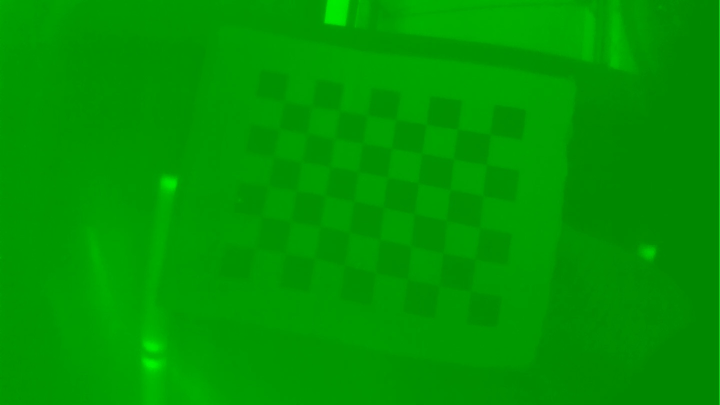
#> input picture data/iphone1/ir-examples/00025.jpg, 1440 x 810 px (shown at 1/2 size)
$ python -i pattern_detection.py   (imports and definitions only)   (older library calls are emulated)
#> lines starting #> are read from the running program, lines starting #| are printed output that depends on the picture; after the words box and inside, x2 and y2 are one past the last pixel; in counts of white or black regions, pixels touching at a corner belong together
#> further down, picture is the input picture: shape (810, 1440, 3); mean B, G, R 0.3, 152, 0.2
import numpy as np
import cv2
from itertools import combinations

# [119 lines left out: functions calculate_centroids, calculate_angles, check_valid_parallelograms_corrected, check_valid_parallelogram, get_area, find_rectangle, not called in this run]

def get_threshold_image(img):
    img_gray = cv2.cvtColor(img, cv2.COLOR_BGR2GRAY)
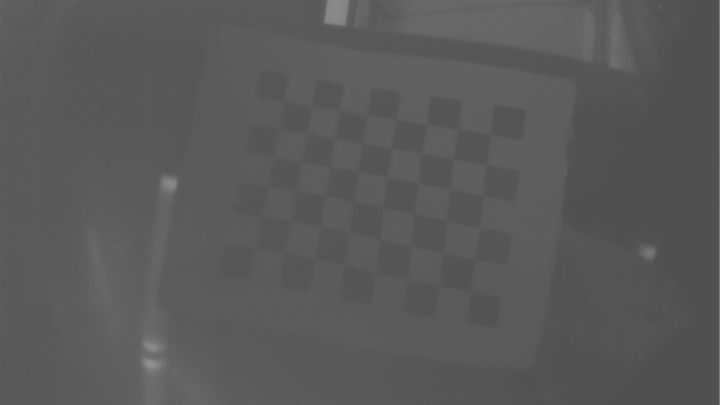
#> img_gray: shape (810, 1440) (shown at 1/2 size); min 79, max 154, mean 89.3
    kernel = np.array([[0, -1, 0], [-1, 5, -1], [0, -1, 0]])
    img_gray = cv2.filter2D(img_gray, -1, kernel)
    clahe = cv2.createCLAHE(clipLimit=5, tileGridSize=(40, 40))
    reconst_img = clahe.apply(img_gray)
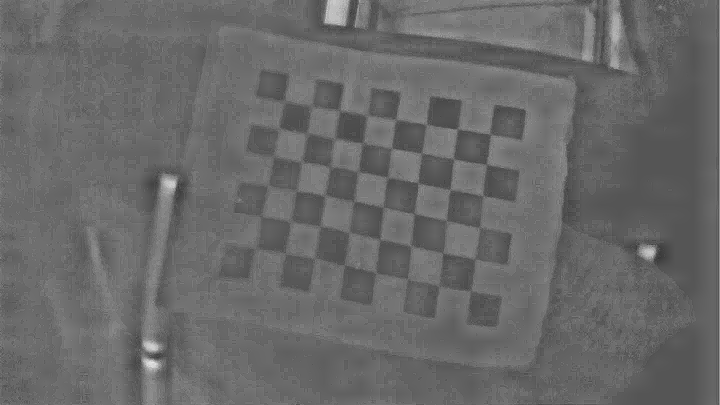
#> reconst_img: shape (810, 1440) (shown at 1/2 size); min 34, max 255, mean 104.6
    reconst_img = cv2.bitwise_not(reconst_img)
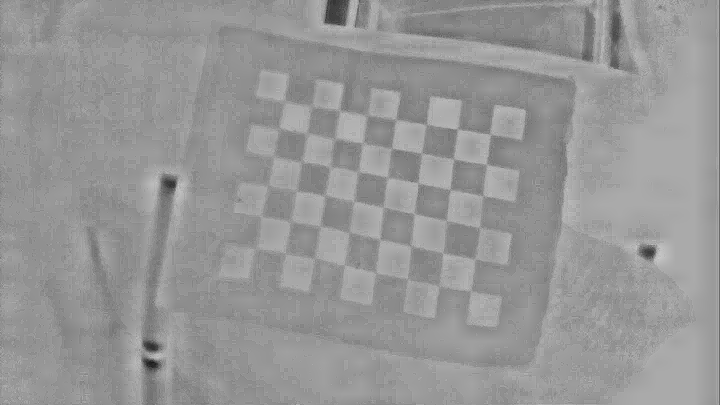
#> reconst_img: shape (810, 1440) (shown at 1/2 size); min 0, max 221, mean 150.4
    reconst_img = (reconst_img * 255).astype(np.uint8)
    reconst_img[reconst_img < 120] = 0
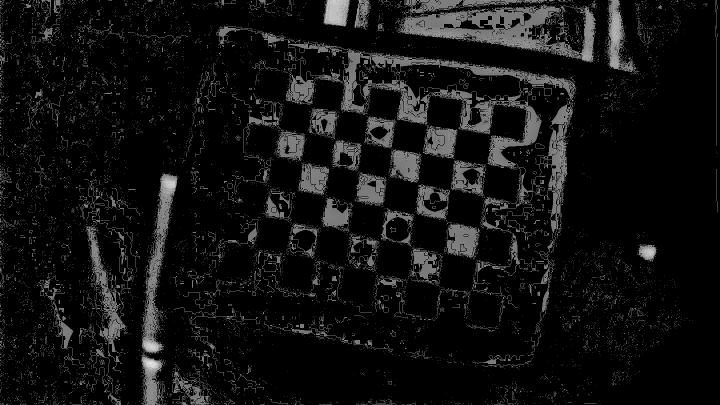
#> reconst_img: shape (810, 1440) (shown at 1/2 size); min 0, max 240, mean 17.5
    reconst_img[reconst_img >= 120] = 255
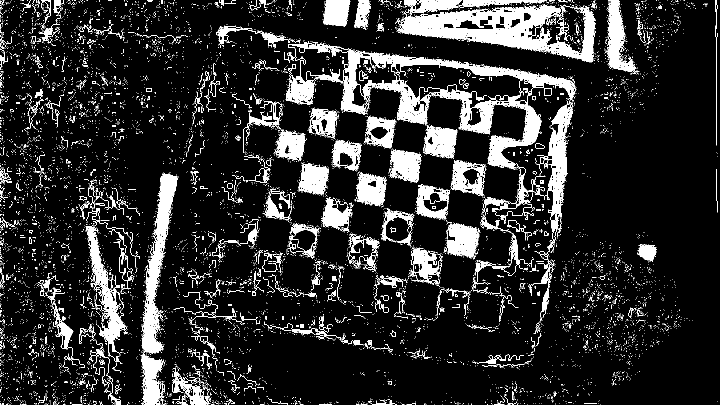
#> reconst_img: shape (810, 1440) (shown at 1/2 size); 13.7% white; 9090 white regions (8729 under 20 px), largest, box (x1, y1, x2, y2) and area: (576, 82, 1153, 506) 29345, (790, 0, 1192, 125) 20987, (283, 346, 355, 708) 7833
    reconst_img = cv2.cvtColor(reconst_img, cv2.COLOR_GRAY2RGB)
    reconst_img = cv2.resize(reconst_img, (img.shape[1], img.shape[0]))
    return reconst_img[:,:,0]

# [50 lines left out: functions threshold_pattern, detect_pattern, put_pattern_on_image, not called in this run]

>>> import cv2
>>> picture = cv2.imread('../data/iphone1/ir-examples/00025.jpg')
>>> result = get_threshold_image(picture)

$ run again, on data/iphone1/ir-examples/00026.jpg
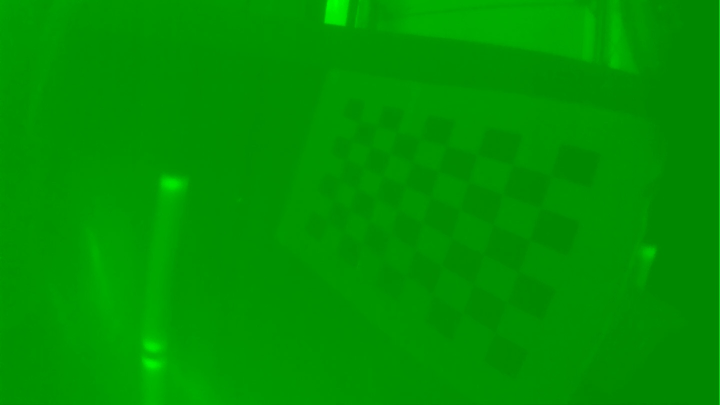
#> input picture data/iphone1/ir-examples/00026.jpg, 1440 x 810 px (shown at 1/2 size)
#> picture is the input picture: shape (810, 1440, 3); mean B, G, R 0.3, 148.4, 0.2
#> in get_threshold_image, `reconst_img = cv2.bitwise_not(reconst_img)`:
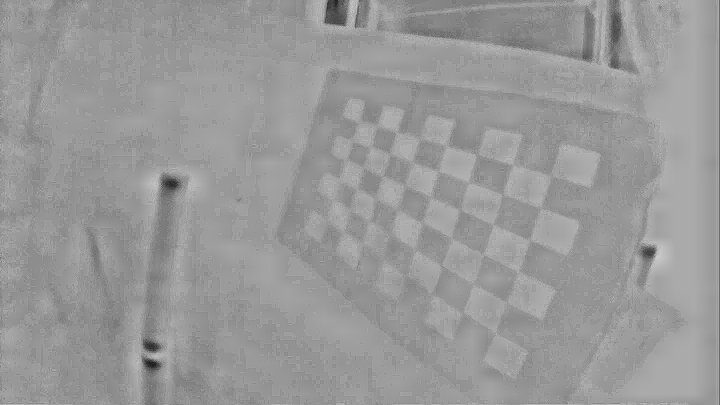
#> reconst_img: shape (810, 1440) (shown at 1/2 size); min 0, max 221, mean 152.5
#> in get_threshold_image, `reconst_img[reconst_img >= 120] = 255`:
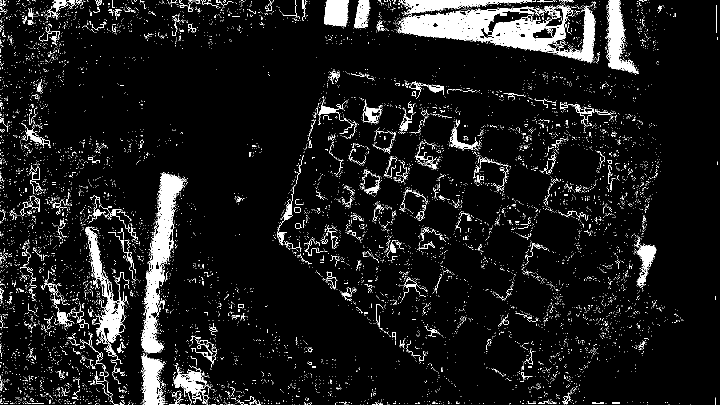
#> reconst_img: shape (810, 1440) (shown at 1/2 size); 7.5% white; 10091 white regions (9785 under 20 px), largest, box (x1, y1, x2, y2) and area: (795, 10, 1192, 127) 16594, (282, 345, 369, 708) 9060, (170, 453, 251, 768) 4447

$ run again, on data/iphone1/ir-examples/00027.jpg
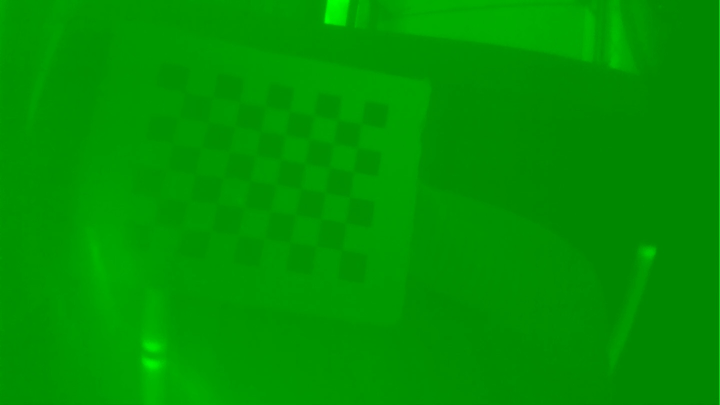
#> input picture data/iphone1/ir-examples/00027.jpg, 1440 x 810 px (shown at 1/2 size)
#> picture is the input picture: shape (810, 1440, 3); mean B, G, R 0.3, 148.9, 0.2
#> in get_threshold_image, `reconst_img = cv2.bitwise_not(reconst_img)`:
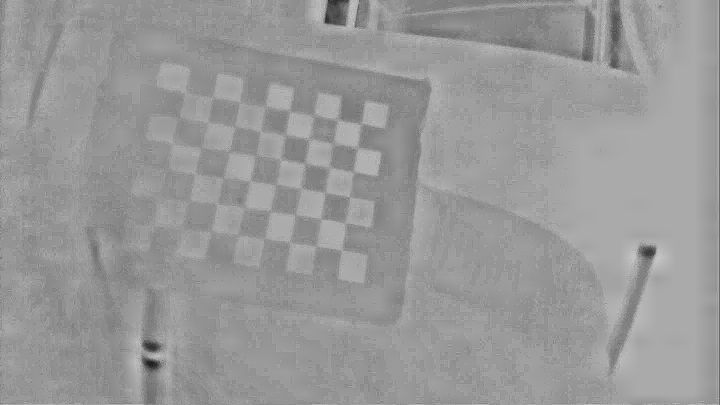
#> reconst_img: shape (810, 1440) (shown at 1/2 size); min 0, max 225, mean 152.4
#> in get_threshold_image, `reconst_img[reconst_img >= 120] = 255`:
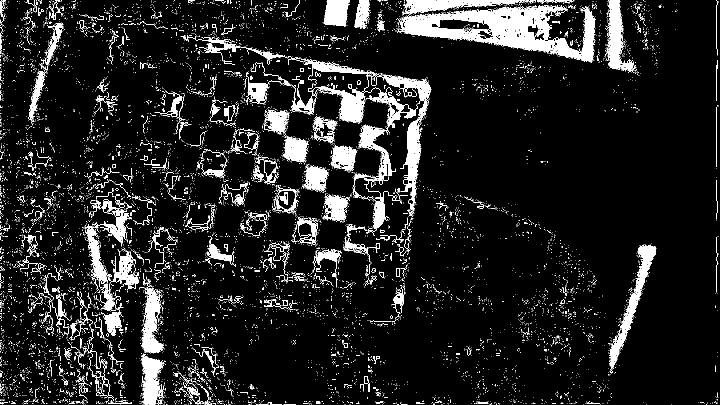
#> reconst_img: shape (810, 1440) (shown at 1/2 size); 9.9% white; 9319 white regions (9016 under 20 px), largest, box (x1, y1, x2, y2) and area: (795, 10, 1192, 126) 17363, (601, 116, 863, 472) 15133, (170, 399, 278, 622) 5968
